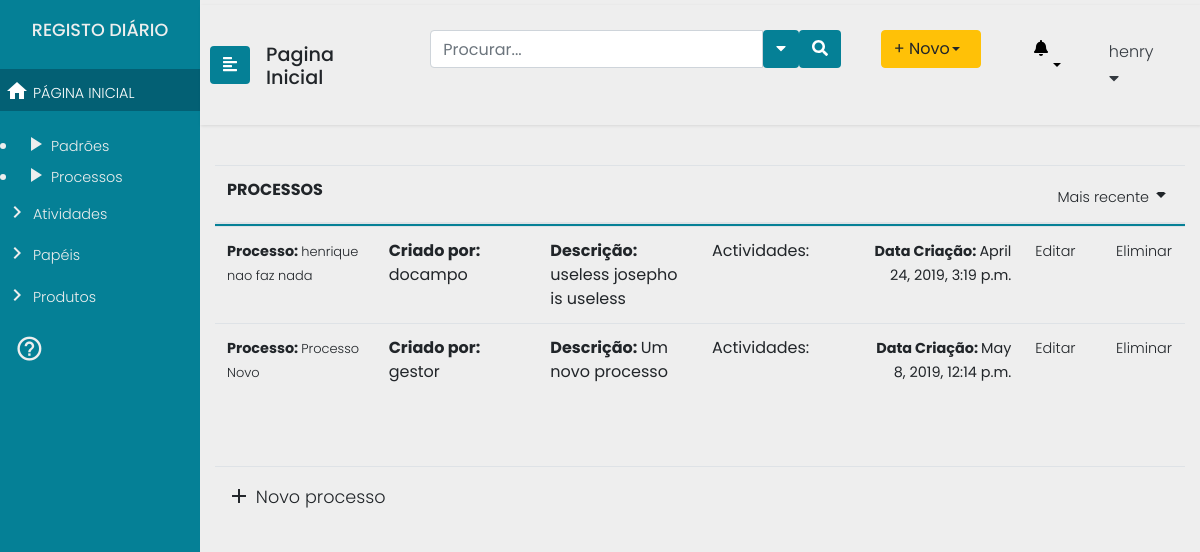
/processos (signed in), run on an earlier commit of the app's database.
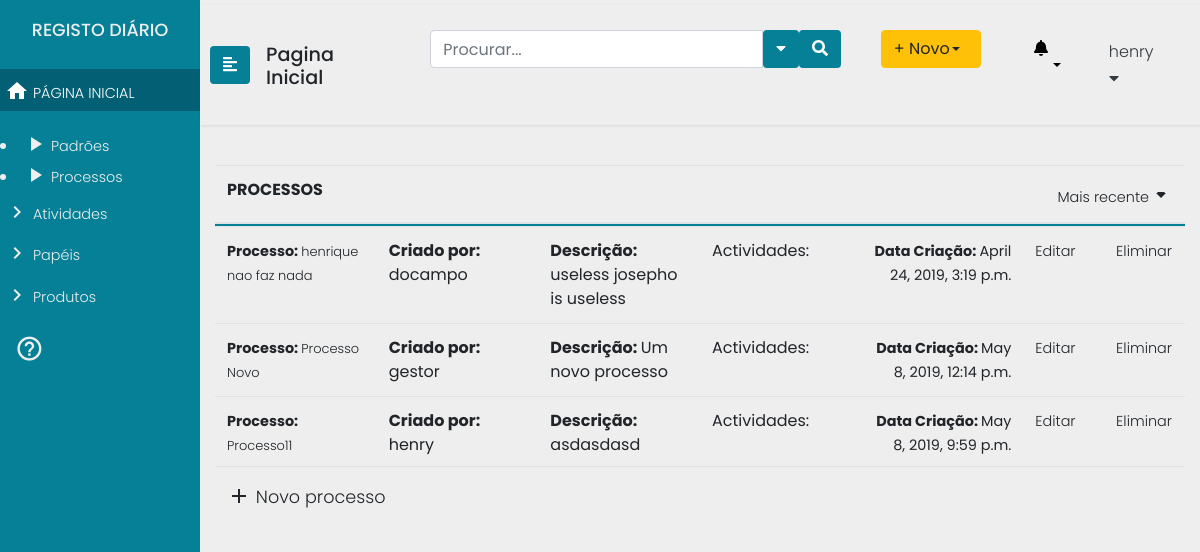
And on a later commit of the database.
### Users/models.py (models this page shows)
class User(AbstractUser):
    id = models.AutoField(db_column='ID',primary_key=True)
    username = models.CharField(db_column='UserName',
                                max_length=255,
                                unique=True,
                                blank=True,
                                null=True)
    useremail = models.CharField(db_column='UserEmail',
                                 max_length=255,
                                 blank=True,
                                 null=True)
    password = models.CharField(db_column='Password',
                                max_length=255,
                                blank=True, null=True)
    organization = models.ForeignKey(Organization, null=True,blank=True, on_delete=models.SET_NULL)
    class Meta:
        managed = True
        db_table = 'User'
        permissions = (
            ("test_GProc", "Teste de permissao geral Gestor de Processos"),
            ("test_Analist", "Teste de permissao geral Analista"),
            ("test_Func", "Teste de permissao geral Funcionário"),
            ("test_Admin", "Teste de permissao geral Administrador"),)

### processes/models.py (models this page shows, shortened)
class Process(models.Model):
    process_name = models.CharField(max_length=200)
    user = models.ForeignKey(User, null=True, on_delete=models.SET_NULL)
    creation_date = models.DateTimeField("date created", default=django.utils.timezone.now())
    description = models.TextField(max_length=200)

### processes/views.py (the view)
# urls.py: path("processos", views.processos, name="processos"),
@login_required(login_url='/login2')
def processos(request):
	return render(request=request,
				  template_name="processes/processos.html",
				   context={"procs": Process.objects.all(), "acts": Activity.objects.all()})

### templates/processes/processos.html (shortened to what this page needs)
{% extends "processes/header2.html" %}
				{% block content %}
				{% if perms.Users.test_GProc or  perms.Users.test_Analist %}
				{% include "processes/includes/sidenav_gpanalist.html" %}
				<div class="container">
					<table class="table table-hover header-fixed">
						<thead>
							<tr class="d-flex">
								<th class="col-9">PROCESSOS</th>
								<th class="col-3 text-right">
									<a class="dropdown-toggle" id="sidebarCollapse" data-toggle="dropdown" href="#" role="button" aria-haspopup="true" aria-expanded="false"><span>Mais recente</span><i class="material-icons">arrow_drop_down</i></a>
								</th>
							</tr>
						</thead>
						<tbody>
								{% for proc in procs %}
								<tr class="d-flex">
										<td class="col-2"><span><b>Processo: </b><a href="#">{{proc.process_name}} </a></span></td>
										<td class="col-2"><b>Criado por: </b> {{proc.user.username}} </td>
										<td class="col-2"><b>Descrição: </b>{{proc.description}}</span></td>
										<td class="col-2">Actividades:  </td>
										<td class="col-2 text-right"><span><b>Data Criação: </b>{{proc.creation_date}}</span></td>
										<td class="col-1"><b><a href="processos/ProcessUpdate/{{proc.id}} ">Editar</a></span></td>
										<td class="col-1"><b><a href="processos/ProcessDelete/{{proc.id}} ">Eliminar</a></span></td>
									</tr>
									{% endfor %}
						</tbody>
						<tfoot>
							<tr class="d-flex">
								<td class="col-9"><b><a href="/processos/ProcessCreate" class="novo"><i class="material-icons">add</i> Novo processo</a></b></td>
								<td class="col-3 text-right"></td>
							</tr>
						</tfoot>
					</table>
            </div>
		</div>
		{% endif %}
		{% endblock %}

### templates/processes/header2.html (shortened to what this page needs)
<!DOCTYPE html>
<head>
  {% load static %}
<link rel="stylesheet" href="https://stackpath.bootstrapcdn.com/bootstrap/4.1.0/css/bootstrap.min.css">
  <link href="{% static 'processes/css/menu.css' %}" rel="stylesheet">
</head>
<body>
    {% block content %}
    {% endblock %}
  </body>

### templates/processes/includes/sidenav_gpanalist.html (shortened to what this page needs)
	<div class="wrapper">
		<nav id="sidebar" class="navbar-info" style="background:#058096;">
			<div class="sidebar-header" style="background:#058096;">
				<h4>REGISTO DIÁRIO </h4>
			</div>
			<ul class="list-unstyled components">
				<li class="active">
					<a href="/"><i class="material-icons">home</i> PÁGINA INICIAL</a>
				</li>
			</ul>
<li>
    <a href="#"><i class="material-icons">play_arrow</i> Padrões</a>
</li>
<li>
    <a href="/processos"><i class="material-icons">play_arrow</i> Processos</a>
</li>
<ul class="list-unstyled components">
    <li>
        <a href="/actividades"><i class="material-icons">keyboard_arrow_right</i> Atividades</a>
    </li>
    <li>
        <a href="/papeis"><i class="material-icons">keyboard_arrow_right</i> Papéis</a>
    </li>
    <li>
        <a href="/produtos"><i class="material-icons">keyboard_arrow_right</i> Produtos</a>
    </li>
</ul>
<div class="CTAs">
                    <a href="#"><i class="material-icons">help_outline</i></a>
				</div>
			</nav>
			<div id="content">
				<nav class="navbar navbar-expand-lg navbar-light">
					<button type="button" id="sidebarCollapse" class="btn text-white" style="background:#058096;">
                        <i class="fas fa-align-left"></i>
					</button>
					<div class="navegation">
						<h3 style="margin-top:10px;">Pagina Inicial</h3>
					</div>
					<div class="collapse navbar-collapse" id="navbarTogglerDemo03">
						<ul class="navbar-nav ml-auto mt-2 mt-lg-0">
							<li class="sidebar-search nav-item active">
								<form class="form-inline input-group  custom-search-form">
									<input type="text"  class="form-control" placeholder="Procurar...">
									<button class="btn btn-default text-white" type="button"  data-toggle="dropdown" aria-haspopup="true" aria-expanded="false">
										<i class="fa fa-caret-down"></i>
									</button>
									<span class="input-group-btn">
										<button class="btn btn-default text-white">
											<i class="fa fa-search"></i>
										</button>
									</span>
								</form>
							</li>
							<li class="nav-item">
								<div class="btn-group">
									<button type="button" class="btn btn-warning dropdown-toggle text-left" style="width:100px;" data-toggle="dropdown" aria-haspopup="true" aria-expanded="false">+ Novo </button>
								</div>
							</li>
							<li class="dropdown for-notification">
								<button class="btn btn-default dropdown-toggle notification" type="button" id="notification" data-toggle="dropdown" aria-haspopup="true" aria-expanded="false">
									<i class="fa fa-bell"></i>
								</button>
							</li>
							<li class="nav-item dropdown">
								<a class="nav-link text-left text-dark" style="font-size:1em;" data-toggle="dropdown" href="#" role="button" aria-haspopup="true" aria-expanded="false">{{user.username}}<i class="fa fa-caret-down"></i></a>
							</li>
						</ul>
					</div>
				</nav>

### processes/static/processes/css/menu.css (style rules this page uses)
body { font-family: 'Poppins', sans-serif; background: #eee; }
h3 { font-family: 'Poppins', sans-serif; font-size: 1.2em; }
h4 { font-family: 'Poppins', sans-serif; font-size: 1.1em; }
p,a { font-family: 'Poppins', sans-serif; font-size: 0.9em; font-weight: 300; line-height: 1.7em; color: #999; }
a,a:hover,a:focus { color: inherit; text-decoration: none; transition: all 0.3s; }
.navbar { padding: 15px 10px; border: none; border-radius: 0; margin-bottom: 40px; box-shadow: 1px 1px 3px rgba(0, 0, 0, 0.1); }
.wrapper { display: flex; width: 100%; align-items: stretch; }
#sidebar { min-width: 200px; max-width: 200px; color: #eeeeee; transition: all 0.3s; }
#sidebar .sidebar-header { padding: 20px 0px 20px 0px; text-align: center; background: #000; }
#sidebar ul.components { padding: 0px 0px 0px 0px; }
a i { position: relative; top: 5px; font-size: 0.9em; }
#sidebar ul li a { padding: 5px; font-size: 0.9em; display: block; }
#sidebar ul li.active>a { color: #fff; background: #036074; }
.dropdown-toggle::after { display: block; position: absolute; top: 50%; right: 20px; transform: translateY(-50%); }
.CTAs { padding:0px 0px 0px 0px; }
.CTAs a { bottom:10px; display: block; border-radius: 5px; margin-left: 15px; }
.CTAs a i { font-size:2em; }
.collapse ul li { padding:10px 20px 10px 20px; }
#content { width: 100vw; padding: 5px 0px 5px 0px; min-height: 100vh; transition: all 0.3s; }
thead > tr { border-bottom: 2px solid #058096; }
td span { font-size:0.9em; }
.novo { font-size:1.1em; }
form button { background:#058096; }
.header-fixed { width: 100%; }
.header-fixed > thead, .header-fixed > tbody, .header-fixed > thead > tr, .header-fixed > tbody > tr, .header-fixed > thead > tr > th, .header-fixed > tbody > tr > td { display: block; }
.header-fixed > tbody > tr:after, .header-fixed > thead > tr:after { content: ' '; display: block; visibility: hidden; clear: both; }
.header-fixed > tbody { overflow-y: auto; height: 30vh; }
.header-fixed > tbody > tr > td, .header-fixed > thead > tr > th { width: 20%; float: left; }
.notification { background:#EEEEEE; }
.navegation { padding: 0px 1em; }

What changed in the data, as far as the page shows it:
added Process: process_name "Processo11", user.username "henry", description "asdasdasd", creation_date "May 8, 2019, 9:59 p.m."
